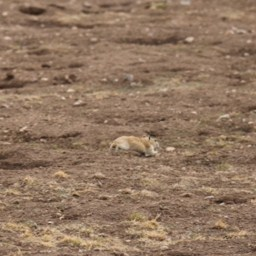
%> input picture a.jpg, 256 x 256 px
$ octave fcm_cv.m   (GNU Octave 9; MATLAB toolbox functions it lacks are replaced by stand-ins)
%> lines starting %> are read from the running program, lines starting %| are printed output that depends on the picture; in (x1, y1, x2, y2) boxes, pixels count from 0 and x2, y2 are one past the last pixel; in counts of white or black regions, pixels touching at a corner belong together; the program's own positions count from 1
### region_seg.m
function seg = region_seg(II,I,Img,init_mask,max_its,epsilon,alpha,display)

  %-- default value for parameter alpha is .1
  if(~exist('alpha','var'))
    alpha = 0.02*255*255;
  end
  %-- default behavior is to display intermediate outputs
  if(~exist('display','var'))
    display = true;
  end
  %-- ensures image is 2D double matrix
 I = im2graydouble(I);
 h = fspecial('average',2);
  I1=imfilter(I,h);


  %-- Create a signed distance map (SDF) from mask
  phi = mask2phi(init_mask);

  %--main loop
  for its = 1:max_its   % Note: no automatic convergence test

    idx = find(phi <= 1 & phi >= -1);  %get the curve's narrow band
    phi1=phi;
    phi1(phi<=0) =1;
    phi1(phi>0) = 0;
    idx1=phi1(find(phi<=1 & phi>=-1)) ;
    H=phi;
    h1 = find(phi<-1);
    h2=find(phi>1);
    h3=find(phi<=1&phi>0);
    h4=find(phi>-1&phi<=0);
    H(h1)=1;
    H(h2)=1;
    H(h3)=phi(h3).^2/2+phi(h3)+1/2;
    H(h4)=1/2-phi(h4).^2/2-phi(h4);
    I2=H.*I;
    H1=H(find(phi<=1 & phi>=-1));
    HH=H1.*idx1;
    phi2=phi;
    if phi>=0
       phi2=1-phi;
    else
       phi2=1+phi;
    end
    idx2= phi2(find(phi <=1 & phi  >=-1));
    idx3=idx2.^2;
%     idx1=find(phi <=1.5 & phi >=0.5);
%     idx2=find(phi <=-0.5& phi >=-1.5);
    %-- find interior and exterior mean
    upts = find(phi<0);                % interior points
    vpts = find(phi>0);                  % exterior points
%     u = sum(I2(upts))/sum(H(upts)+eps); % interior mean
    v = sum(I2(vpts))/sum(H(vpts)+eps); % exterior mean
    %-- find interior and exterior mean
%    v= binaryfit(I,epsilon) ;

    F = (im2double(Img(idx))-1/5*I1(idx)).^2-(I(idx)-v).^2  ;       % force from image information
    curvature = get_curvature(phi,idx);  % force from curvature penalty
%     penalizeTerm=(4*del2(u)-curvature);
    dphidt = .5*F+ alpha*curvature;
%     +penalizeTerm;  % gradient descent to minimize energy

    %-- maintain the CFL condition
  dt = 1/(max(dphidt)+eps);

    %-- evolve the curve
   phi(idx) = phi(idx) + dt.*dphidt;


%     %-- Keep SDF smooth
    phi = sussman(phi, .5);
    %-- intermediate output
    if((display>0)&&(mod(its,10) == 0))
      showCurveAndPhi(II,phi,its);
    end
  end

  %-- final output
  if(display)
    showCurveAndPhi(II,phi,its);
  end

  %-- make mask from SDF
  seg = phi<=0; %-- Get mask from levelset


%---------------------------------------------------------------------
%---------------------------------------------------------------------
%-- AUXILIARY FUNCTIONS ----------------------------------------------
%---------------------------------------------------------------------
%---------------------------------------------------------------------


%-- Displays the image with curve superimposed
function showCurveAndPhi(II, phi, i)
  imshow(II,'initialmagnification',200,'displayrange',[0 255]); hold on;
  contour(phi, [0 0], 'r','LineWidth',2);
%   contour(phi, [0 0], 'k','LineWidth',2);
  hold off; title([num2str(i) ' Iterations']); drawnow;

%-- converts a mask to a SDF
function phi = mask2phi(init_a)
  phi=bwdist(init_a)-bwdist(1-init_a)+im2double(init_a)-.5;

%-- compute curvature along SDF
function curvature = get_curvature(phi,idx)
    [dimy, dimx] = size(phi);
    [y x] = ind2sub([dimy,dimx],idx);  % get subscripts

    %-- get suba=rand(1)*9scripts of neighbors
    ym1 = y-1; xm1 = x-1; yp1 = y+1; xp1 = x+1;

    %-- bounds checking
    ym1(ym1<1) = 1; xm1(xm1<1) = 1;
    yp1(yp1>dimy)=dimy; xp1(xp1>dimx) = dimx;

    %-- get indexes for 8 neighbors
    idup = sub2ind(size(phi),yp1,x);
    iddn = sub2ind(size(phi),ym1,x);
    idlt = sub2ind(size(phi),y,xm1);
    idrt = sub2ind(size(phi),y,xp1);
    idul = sub2ind(size(phi),yp1,xm1);
    idur = sub2ind(size(phi),yp1,xp1);
    iddl = sub2ind(size(phi),ym1,xm1);
    iddr = sub2ind(size(phi),ym1,xp1);

    %-- get central derivatives of SDF at x,y
    phi_x  = -phi(idlt)+phi(idrt);
    phi_y  = -phi(iddn)+phi(idup);
    phi_xx = phi(idlt)-2*phi(idx)+phi(idrt);
    phi_yy = phi(iddn)-2*phi(idx)+phi(idup);
    phi_xy = -0.25*phi(iddl)-0.25*phi(idur)...
             +0.25*phi(iddr)+0.25*phi(idul);
    phi_x2 = phi_x.^2;
    phi_y2 = phi_y.^2;

    %-- compute curvature (Kappa)
    curvature = ((phi_x2.*phi_yy + phi_y2.*phi_xx - 2*phi_x.*phi_y.*phi_xy)./...
              (phi_x2 + phi_y2 +eps).^(3/2)).*(phi_x2 + phi_y2).^(1/2);

%-- Converts image to one channel (grayscale) double
function img = im2graydouble(img)
  [dimy, dimx, c] = size(img);
  if(isfloat(img)) % image is a double
    if(c==3)
      img = rgb2gray(uint8(img));
    end
  else           % image is a int
    if(c==3)
      img = rgb2gray(img);
    end
    img = double(img);
  end

%-- level set re-initialization by the sussman method
function D = sussman(D, dt)
  % forward/backward differences
  a = D - shiftR(D); % backward
  b = shiftL(D) - D; % forward
  c = D - shiftD(D); % backward
  d = shiftU(D) - D; % forward

  a_p = a;  a_n = a; % a+ and a-
  b_p = b;  b_n = b;
  c_p = c;  c_n = c;
  d_p = d;  d_n = d;

  a_p(a < 0) = 0;
  a_n(a > 0) = 0;
  b_p(b < 0) = 0;
  b_n(b > 0) = 0;
  c_p(c < 0) = 0;
  c_n(c > 0) = 0;
  d_p(d < 0) = 0;
  d_n(d > 0) = 0;

  dD = zeros(size(D));
  D_neg_ind = find(D < 0);
  D_pos_ind = find(D > 0);
  dD(D_pos_ind) = sqrt(max(a_p(D_pos_ind).^2, b_n(D_pos_ind).^2) ...
                       + max(c_p(D_pos_ind).^2, d_n(D_pos_ind).^2)) - 1;
  dD(D_neg_ind) = sqrt(max(a_n(D_neg_ind).^2, b_p(D_neg_ind).^2) ...
                       + max(c_n(D_neg_ind).^2, d_p(D_neg_ind).^2)) - 1;

  D = D - dt .* sussman_sign(D) .* dD;

%-- whole matrix derivatives
function shift = shiftD(M)
  shift = shiftR(M')';

function shift = shiftL(M)
  shift = [ M(:,2:size(M,2)) M(:,size(M,2)) ];

function shift = shiftR(M)
  shift = [ M(:,1) M(:,1:size(M,2)-1) ];

function shift = shiftU(M)
  shift = shiftL(M')';

function S = sussman_sign(D)
  S = D ./ sqrt(D.^2 + 1);


### fcm_cv.m
clc;clear all;close all;
II=imread('a.jpg');
%> II is the input picture: size 256x256x3 uint8; mean R, G, B 145.2, 118.6, 96.7
tic
I=rgb2gray(II);
% % I=im2double(I);
[row,col]=size(I);
%> row = 256; col = 256
Img=I;
initialLSF = zeros(row,col);


initialLSF(140:156,110:158) = 1;%a 180
%> initialLSF: size 256x256 double; values 0 (black) and 1 (white), 1.3% white; 1 white region, box (x1, y1, x2, y2) and area: (109, 139, 158, 156) 833

initialLSF(114:135,103:133) = 1;%b 60

initialLSF(123:144,60:88) = 1;%c 100
initialLSF(145:167,134:147) = 1;%d   120
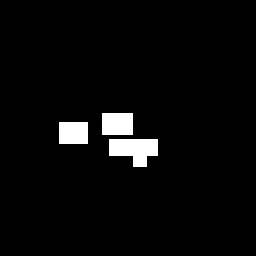
%> initialLSF: size 256x256 double; values 0 (black) and 1 (white), 3.5% white; 3 white regions, box (x1, y1, x2, y2) and area: (109, 139, 158, 167) 987, (102, 113, 133, 135) 682, (59, 122, 88, 144) 638
% initialLSF(112:143,85:125) = 1;%e 160

% initialLSF(128:143,112:131) = 1;%f 180

Findices = find(initialLSF==1);
%> Findices = 2307 values from 15227 to 40348
FColors = double(I(Findices));
%> FColors = 2307 values, max 213 at index 2214, min 34 at index 2023, mean 126
%%FColors =im2double(I(Findices));
NumFClusters =10;
% opts=statset('Display','final');
[FCClusters,FId,obj_fcn] = fcm(FColors, NumFClusters);
%> FCClusters = [191.6; 151.8; 106.7; 55.93; 128.7; 94.39; 170.1; 76.41; 117.5; 139.8]
A=sort(FCClusters);
%> A = [55.93; 76.41; 94.39; 106.7; 117.5; 128.7; 139.8; 151.8; 170.1; 191.6]

Img(find(Img<(A(1)+A(2))/2))=A(1);
%> Img: size 256x256 uint8; min 56, max 214, mean 124.1
Img(find(Img>=(A(NumFClusters-1)+A(NumFClusters))/2))=A(NumFClusters);
%> Img: size 256x256 uint8; min 56, max 192, mean 124.1
for i=2:NumFClusters-1
    a=(A(i-1)+A(i))/2;
     b=(A(i+1)+A(i))/2;
     Img(find(I<b&I>=a))=A(i);
end
%> this loop made 8 passes
%> (a, b) on passes 1 to 8: (66.17, 85.4), (85.4, 100.5), (100.5, 112.1), (112.1, 123.1), (123.1, 134.3), (134.3, 145.8), (145.8, 161), (161, 180.8)
Img=I-4/5*Img;
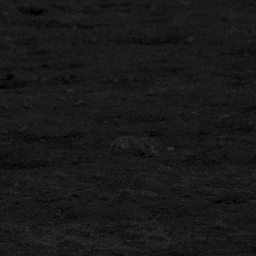
%> Img: size 256x256 uint8; min 0, max 60, mean 24.8
figure(1)
imshow(Img)


epsilon=1;

seg = region_seg(II,I,Img,initialLSF,120); %-- Run segmentation
%> the loop in region_seg, `for its = 1:max_its` made 120 passes
%> dt on passes 1 to 12: 0.000865, 0.000972, 0.00049, 0.000669, 0.000585, 0.000491, 0.000548, 0.000459, 0.000423, 0.000423, 0.000427, 0.000443
%> pass 1, in region_seg, `I2=H.*I;`:
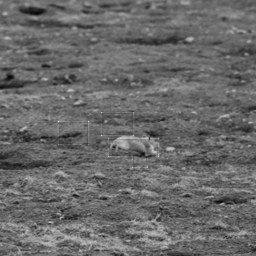
%> I2: size 256x256 single; min 24, max 265.7, mean 124.1; drawn with min black and max white
%> pass 1, in shiftR, `shift = [ M(:,1) M(:,1:size(M,2)-1) ];`:
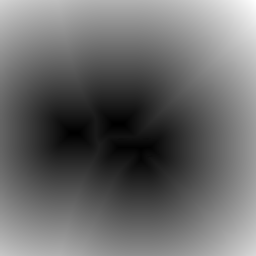
%> shift: size 256x256 single; min -10.5, max 165.8, mean 63.1; drawn with min black and max white
%> pass 1, in sussman, `a = D - shiftR(D);`:
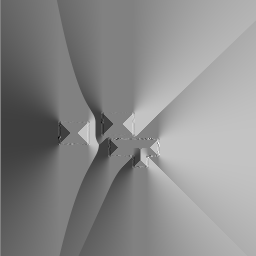
%> a: size 256x256 single; min -1.97, max 1.9, mean 0.131; drawn with min black and max white
%> after the loop in region_seg, `for its = 1:max_its`:
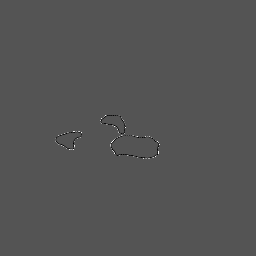
%> H: size 256x256 single; min 0.505, max 2, mean 1; drawn with min black and max white
%> after the loop in region_seg, `for its = 1:max_its`: phi1: size 256x256 single; values 0 (black) and 1 (white), 2% white; 3 white regions, box (x1, y1, x2, y2) and area: (111, 136, 159, 158) 821, (56, 132, 81, 149) 255, (101, 115, 125, 134) 227
%> after the loop in region_seg, `for its = 1:max_its`:
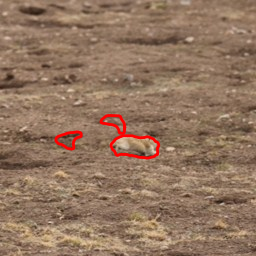
%> figure redrawn from the program's plot data; its title reads '120 Iterations'
%> in region_seg, `seg = phi<=0;`: seg: size 256x256 logical; 2% white; 3 white regions, box (x1, y1, x2, y2) and area: (111, 136, 159, 158) 820, (56, 132, 81, 149) 256, (101, 115, 125, 133) 225
t=toc
figure,imshow(seg);title('result');

% figure(2)
 imwrite(seg,'a.png');

$ run again, with b.jpg copied over a.jpg
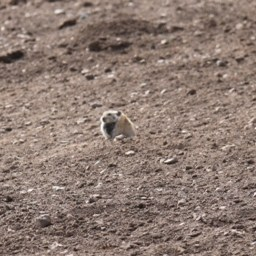
%> input picture b.jpg, 256 x 256 px
%> II is the input picture: size 256x256x3 uint8; mean R, G, B 141.5, 123.2, 113.9
%> FColors = 2307 values, max 248 at index 649, min 26 at index 810, mean 130.6
%> FCClusters = [217.2; 169.2; 112.4; 42.6; 140.4; 97.49; 189.1; 75.81; 127; 153.7]
%> A = [42.6; 75.81; 97.49; 112.4; 127; 140.4; 153.7; 169.2; 189.1; 217.2]
%> the loop `for i=2:NumFClusters-1` made 8 passes
%> (a, b) on passes 1 to 8: (59.2, 86.65), (86.65, 105), (105, 119.7), (119.7, 133.7), (133.7, 147), (147, 161.4), (161.4, 179.1), (179.1, 203.1)
%> the loop in region_seg, `for its = 1:max_its` made 120 passes
%> (v, dt) on passes 1 to 8: (127.5, 0.000857), (127.4, 0.000829), (127.4, 0.000453), (127.4, 0.000476), (127.4, 0.000509), (127.4, 0.000493), (127.4, 0.000409), (127.4, 0.00055)
%> after the loop in region_seg, `for its = 1:max_its`:
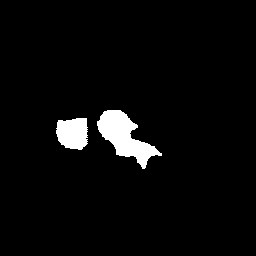
%> phi1: size 256x256 single; values 0 (black) and 1 (white), 3.8% white; 2 white regions, box (x1, y1, x2, y2) and area: (97, 110, 162, 169) 1667, (56, 118, 88, 150) 843
%> after the loop in region_seg, `for its = 1:max_its`:
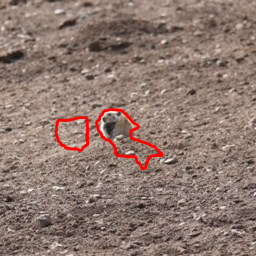
%> figure redrawn from the program's plot data; its title reads '120 Iterations'
%> seg: size 256x256 logical; 3.8% white; 2 white regions, box (x1, y1, x2, y2) and area: (97, 110, 162, 169) 1663, (56, 118, 88, 150) 848

$ run again, with c.jpg copied over a.jpg
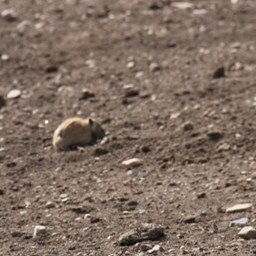
%> input picture c.jpg, 256 x 256 px
%> II is the input picture: size 256x256x3 uint8; mean R, G, B 129.5, 110.6, 98.5
%> FColors = 2307 values, max 235 at index 1749, min 19 at index 2105, mean 96.64
%> FCClusters = [218.8; 148.8; 91.77; 43.26; 116; 77.96; 191.8; 64.12; 103.7; 129.9]
%> A = [43.26; 64.12; 77.96; 91.77; 103.7; 116; 129.9; 148.8; 191.8; 218.8]
%> the loop `for i=2:NumFClusters-1` made 8 passes
%> (a, b) on passes 1 to 8: (53.69, 71.04), (71.04, 84.87), (84.87, 97.72), (97.72, 109.8), (109.8, 122.9), (122.9, 139.3), (139.3, 170.3), (170.3, 205.3)
%> the loop in region_seg, `for its = 1:max_its` made 120 passes
%> (v, dt) on passes 1 to 8: (115.5, 0.000924), (115.6, 0.000786), (115.6, 0.000566), (115.6, 0.000519), (115.6, 0.000516), (115.7, 0.000287), (115.7, 0.00065), (115.7, 0.000531)
%> after the loop in region_seg, `for its = 1:max_its`:
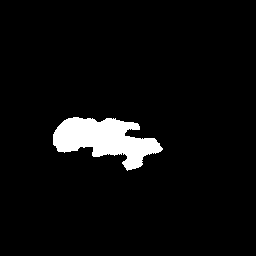
%> phi1: size 256x256 single; values 0 (black) and 1 (white), 5% white; 1 white region, box (x1, y1, x2, y2) and area: (53, 117, 163, 171) 3247
%> after the loop in region_seg, `for its = 1:max_its`:
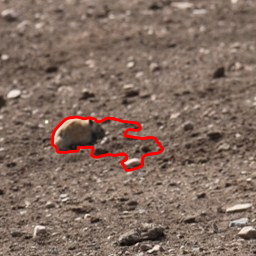
%> figure redrawn from the program's plot data; its title reads '120 Iterations'
%> seg: size 256x256 logical; 5% white; 1 white region, box (x1, y1, x2, y2) and area: (52, 117, 163, 170) 3251

$ run again, with d.jpg copied over a.jpg
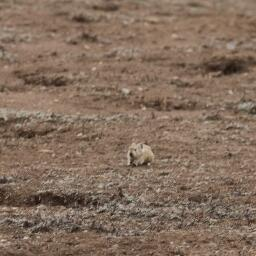
%> input picture d.jpg, 256 x 256 px
%> II is the input picture: size 256x256x3 uint8; mean R, G, B 131.6, 109.7, 93.1
%> FColors = 2307 values, max 203 at index 2019, min 29 at index 1688, mean 119.5
%> FCClusters = [178.5; 141.6; 100.8; 42.87; 119.9; 88.99; 157.9; 70.86; 110.6; 129.2]
%> A = [42.87; 70.86; 88.99; 100.8; 110.6; 119.9; 129.2; 141.6; 157.9; 178.5]
%> the loop `for i=2:NumFClusters-1` made 8 passes
%> (a, b) on passes 1 to 8: (56.87, 79.93), (79.93, 94.92), (94.92, 105.7), (105.7, 115.3), (115.3, 124.6), (124.6, 135.4), (135.4, 149.8), (149.8, 168.2)
%> the loop in region_seg, `for its = 1:max_its` made 120 passes
%> (v, dt) on passes 1 to 8: (114.1, 0.000909), (114.2, 0.000808), (114.2, 0.000574), (114.2, 0.000507), (114.2, 0.000521), (114.2, 0.000551), (114.2, 0.00041), (114.2, 0.000526)
%> after the loop in region_seg, `for its = 1:max_its`:
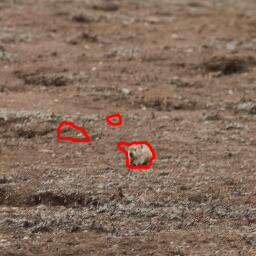
%> figure redrawn from the program's plot data; its title reads '120 Iterations'
%> seg: size 256x256 logical; 1.7% white; 3 white regions, box (x1, y1, x2, y2) and area: (118, 142, 154, 168) 627, (58, 122, 89, 141) 374, (107, 115, 121, 124) 93
